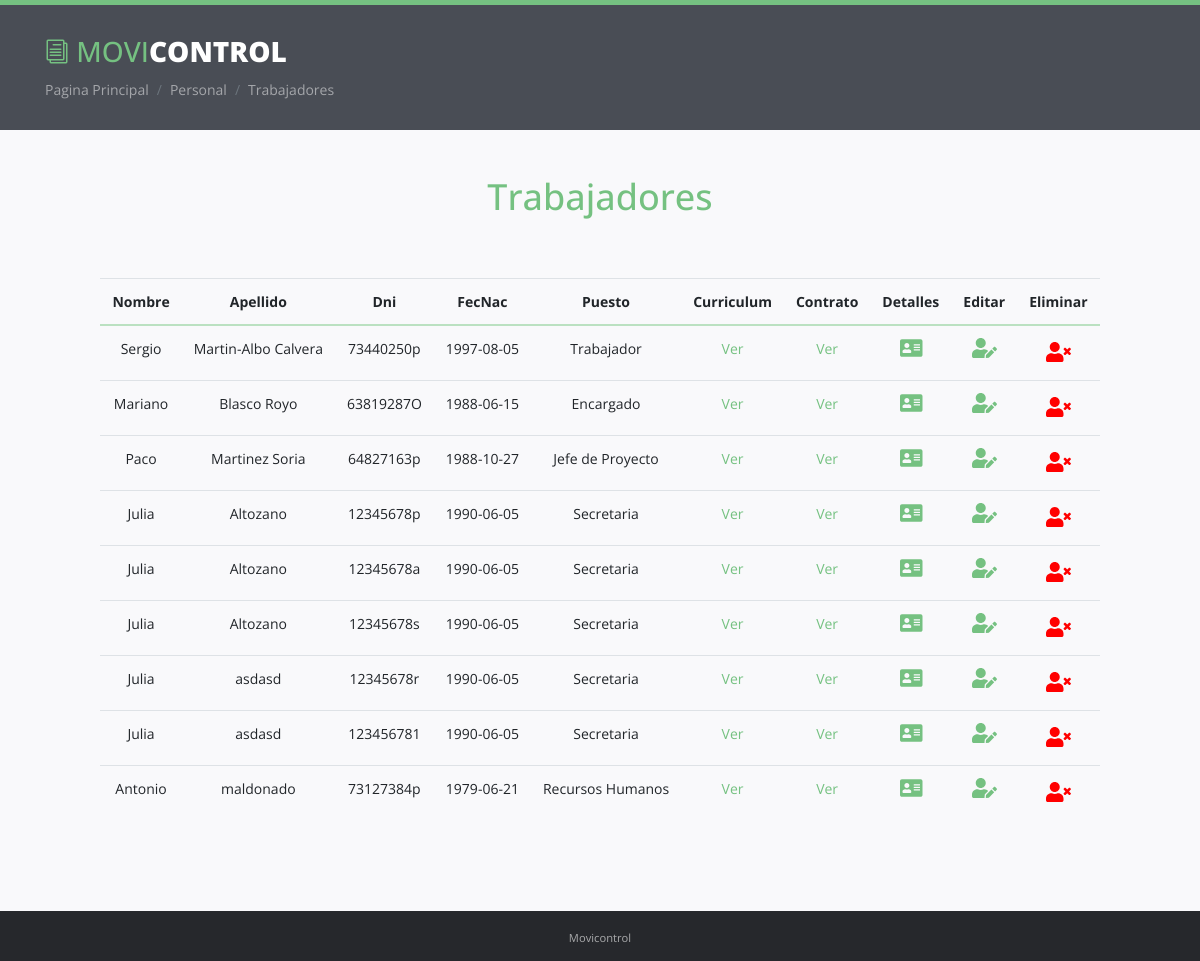
The app's page /Personal/verTrabajadores.php (signed in), older data.
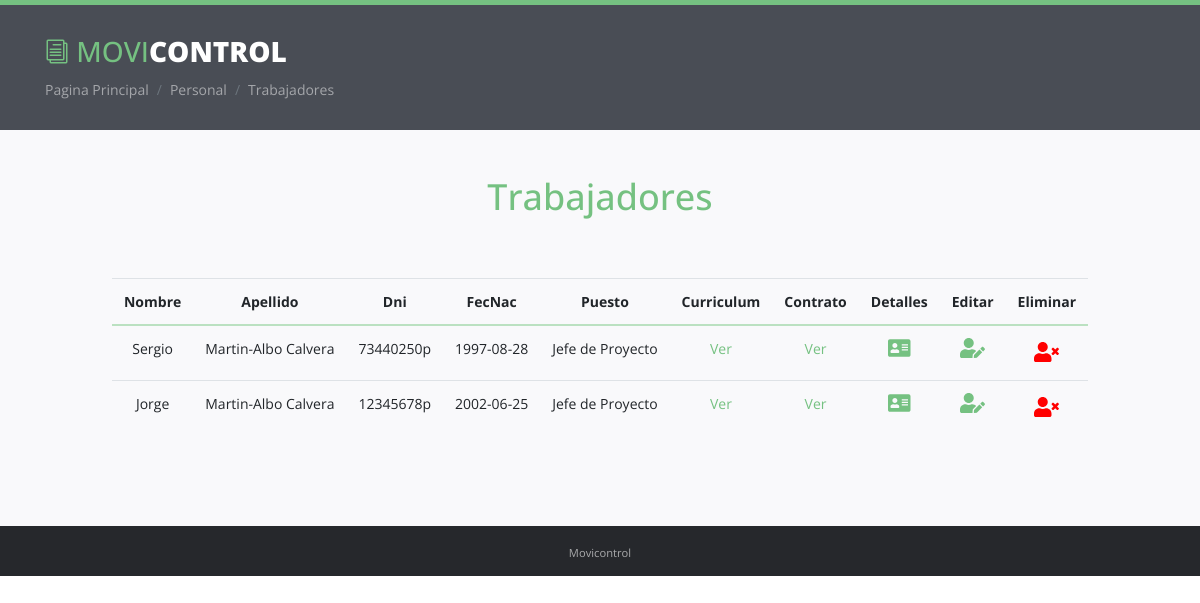
The same page, newer data.
### tables this page shows
CREATE TABLE `trabajadores` (
  `dni` varchar(9) NOT NULL,
  `nombre` varchar(20) NOT NULL,
  `apellido` varchar(60) NOT NULL,
  `telefono` varchar(9) NOT NULL,
  `fecNac` date NOT NULL,
  `password` varchar(30) NOT NULL,
  `idPuesto` int(11) NOT NULL,
  `curriculum` text NOT NULL,
  `contrato` text NOT NULL
);

CREATE TABLE `puestos` (
  `idPuesto` int(11) NOT NULL,
  `puesto` varchar(40) NOT NULL
);

### Personal/verTrabajadores.php (the view, shortened to what this page needs)
<?php
include("../conexion.php");
?>
<!DOCTYPE html>
<html lang="en">
<head>
    <link rel="stylesheet" href="../assets/plugins/bootstrap/css/bootstrap.min.css">
    <link rel="stylesheet" href="../assets/plugins/prism/prism.css">
    <link rel="stylesheet" href="../assets/plugins/lightbox/dist/ekko-lightbox.css">
    <link rel="stylesheet" href="../assets/plugins/elegant_font/css/style.css">
    <link id="theme-style" rel="stylesheet" href="../assets/css/styles.css">
</head>
<body class="body-green">
        <header id="header" class="header">
            <div class="container">
                <div class="branding">
                    <h1 class="logo">
                        <a href="index.html">
                            <span aria-hidden="true" class="icon_documents_alt icon"></span>
                            <span class="text-highlight">Movi</span><span class="text-bold">Control</span>
                        </a>
                    </h1>
                </div>
                <ol class="breadcrumb">
                    <li class="breadcrumb-item"><a href="../principal.html">Pagina Principal</a></li>
                    <li class="breadcrumb-item"><a href="../personal.html">Personal</a></li>
                    <li class="breadcrumb-item active">Trabajadores</li>
                </ol>
            </div>
        </header>
        <div class="doc-wrapper">
            <div class="container">
                <div id="doc-header" class="doc-header text-center">
                    <h1 class="doc-title">Trabajadores</h1>
                </div>
                <div class="doc-body row justify-content-md-center">
                    <div class="doc-content ">
                        <div class="content-inner">
                            <section id="dashboards" class="doc-section">
                                <div class="section-block">
                                    <div>
                                        <?php
                                             $sql = "SELECT t.nombre,t.apellido,t.dni, t.fecNac, p.puesto, t.curriculum, t.contrato FROM trabajadores as t, puestos as p WHERE t.idPuesto = p.idPuesto";
                                              $registros=mysqli_query($conexion,$sql);
                                         ?>
                                    <table class="table  table-inverse table-hover >" >
                                        <thead align="center">
                                            <tr>
                                                <th>Nombre</th>
                                                <th>Apellido</th>
                                                <th>Dni</th>
                                                <th>FecNac</th>
                                                <th>Puesto</th>
                                                <th>Curriculum</th>
                                                <th>Contrato</th>
                                                <th>Detalles</th>
                                                <th>Editar</th>
                                                <th>Eliminar</th>
                                            </tr>
                                        </thead>
                                        <tbody align="center">
                                            <?php
                                            while ($linea=mysqli_fetch_array($registros)) {
                                            ?>
                                                <tr >
                                                    <td><?php echo $linea['nombre']; ?></td>
                                                    <td><?php echo $linea['apellido']; ?></td>
                                                    <td><?php echo $linea['dni']; ?></td>
                                                    <td><?php echo $linea['fecNac']; ?></td>
                                                    <td><?php echo $linea['puesto']; ?></td>
                                                    <td><a href="verCurriculumm.php?dni=<?php echo $linea['dni'] ?>">Ver</a></td>
                                                    <td><a href="verContrato.php?dni=<?php echo $linea['dni']; ?>">Ver</a></td>
                                                    <td>
                                                        <a href="detTrabajador.php?dni=<?php echo $linea['dni'] ?>">
                                                            <div class="icon-holder">
                                                                <i class="fas fa-address-card" style="font-size: 20px"></i>
                                                            </div>
                                                        </a>
                                                    </td>
                                                    <td>
                                                        <a href="trabajadores/editTrabajador.php?dni=<?php echo $linea['dni'] ?>">
                                                             <div class="icon-holder">
                                                                <i class="fas fa-user-edit" style="font-size: 20px"></i>
                                                            </div>
                                                        </a>
                                                    <td>
                                                        <a href="trabajadores/delTrabajadorBD.php?dni=<?php echo $linea['dni'] ?>">
                                                            <div class="icon-holder" style="color:red; font-size: 20px">
                                                                <i class="icon fas fa-user-times"></i>
                                                            </div>
                                                        </a>
                                                    </td>
                                                </tr>
                                                <?php
                                                }
                                                ?>
                                        </tbody>
                                    </table>
                                    </div>
                                </div>
                            </section>
                        </div>
                    </div>
                </div>
            </div>
        </div>
    <footer id="footer" class="footer text-center">
        <div class="container">
            <small class="copyright">Movicontrol</small>
        </div>
    </footer>
</body>
</html>

### assets/css/styles.css (style rules this page uses)
body { font-family: 'Open Sans', arial, sans-serif; color: #494d55; font-size: 14px; -webkit-font-smoothing: antialiased; -moz-osx-font-smoothing: grayscale; }
html, body { height: 100%; }
.footer { height: 50px; }
a { color: #3aa7aa; -webkit-transition: all 0.4s ease-in-out; -moz-transition: all 0.4s ease-in-out; -ms-transition: all 0.4s ease-in-out; -o-transition: all 0.4s ease-in-out; }
.header { background: #494d55; color: rgba(255, 255, 255, 0.85); border-top: 5px solid #40babd; padding: 30px 0; }
.header a { color: #fff; }
.header .container { position: relative; }
.branding { text-transform: uppercase; margin-bottom: 10px; }
.branding .logo { font-size: 28px; margin-top: 0; margin-bottom: 0; }
.branding .logo a { text-decoration: none; }
.branding .text-highlight { color: #40babd; }
.body-green .branding .text-highlight { color: #75c181; }
.branding .text-bold { font-weight: 800; color: #fff; }
.branding .icon { font-size: 24px; color: #40babd; }
.body-green .branding .icon { color: #75c181; }
.breadcrumb { background: none; margin-bottom: 0; padding: 0; }
.breadcrumb li { color: rgba(255, 255, 255, 0.5); }
.breadcrumb li.active { color: rgba(255, 255, 255, 0.5); }
.breadcrumb li a { color: rgba(255, 255, 255, 0.5); }
.breadcrumb > li + li:before { color: rgba(0, 0, 0, 0.4); }
.footer { background: #26282c; color: rgba(255, 255, 255, 0.6); padding: 15px 0; }
.doc-wrapper { padding: 45px 0; background: #f9f9fb; }
.doc-body { position: relative; }
.doc-header { margin-bottom: 30px; }
.doc-header .doc-title { color: #40babd; margin-top: 0; font-size: 36px; }
.body-green .doc-header .doc-title { color: #75c181; }
.doc-section { padding-top: 15px; padding-bottom: 15px; }
.section-block { padding-top: 15px; padding-bottom: 15px; }
.table > thead > tr > th { border-bottom-color: #8bd6d8; }
.body-green .table > thead > tr > th { border-bottom-color: #bbe1c1; }
.body-green .header { border-color: #75c181; }
.body-green a { color: #75c181; }

Row changes from the older to the newer data that the page shows:
removed trabajadores: nombre "Mariano", apellido "Blasco Royo", dni "63819287O", fecNac "1988-06-15", idPuesto.puesto "Encargado"
removed trabajadores: nombre "Paco", apellido "Martinez Soria", dni "64827163p", fecNac "1988-10-27", idPuesto.puesto "Jefe de Proyecto"
removed trabajadores: nombre "Julia", apellido "Altozano", dni "12345678a", fecNac "1990-06-05", idPuesto.puesto "Secretaria"
removed trabajadores: nombre "Julia", apellido "Altozano", dni "12345678s", fecNac "1990-06-05", idPuesto.puesto "Secretaria"
removed trabajadores: nombre "Julia", apellido "asdasd", dni "12345678r", fecNac "1990-06-05", idPuesto.puesto "Secretaria"
removed trabajadores: nombre "Julia", apellido "asdasd", dni "123456781", fecNac "1990-06-05", idPuesto.puesto "Secretaria"
removed trabajadores: nombre "Antonio", apellido "maldonado", dni "73127384p", fecNac "1979-06-21", idPuesto.puesto "Recursos Humanos"
changed trabajadores "Sergio": fecNac "1997-08-05" → "1997-08-28"; idPuesto.puesto "Trabajador" → "Jefe de Proyecto"
changed trabajadores "12345678p": nombre "Julia" → "Jorge"; apellido "Altozano" → "Martin-Albo Calvera"; fecNac "1990-06-05" → "2002-06-25"; idPuesto.puesto "Secretaria" → "Jefe de Proyecto"
